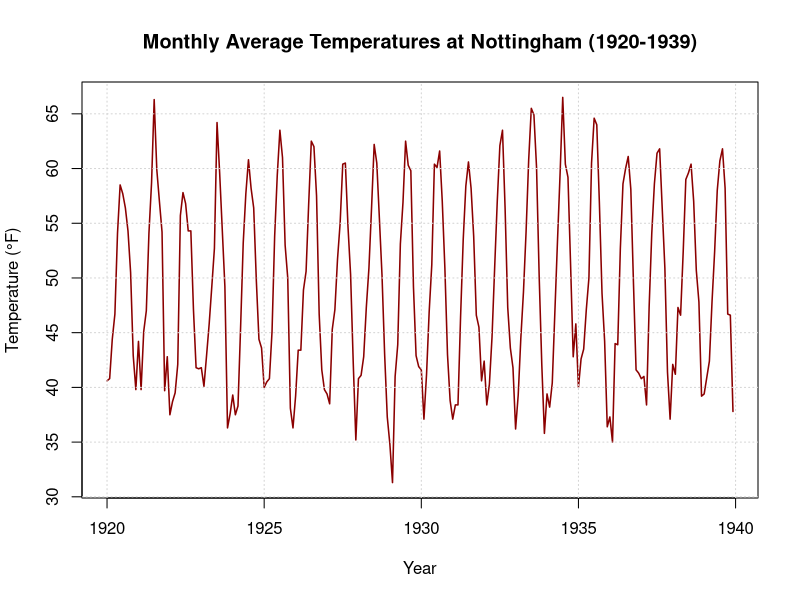
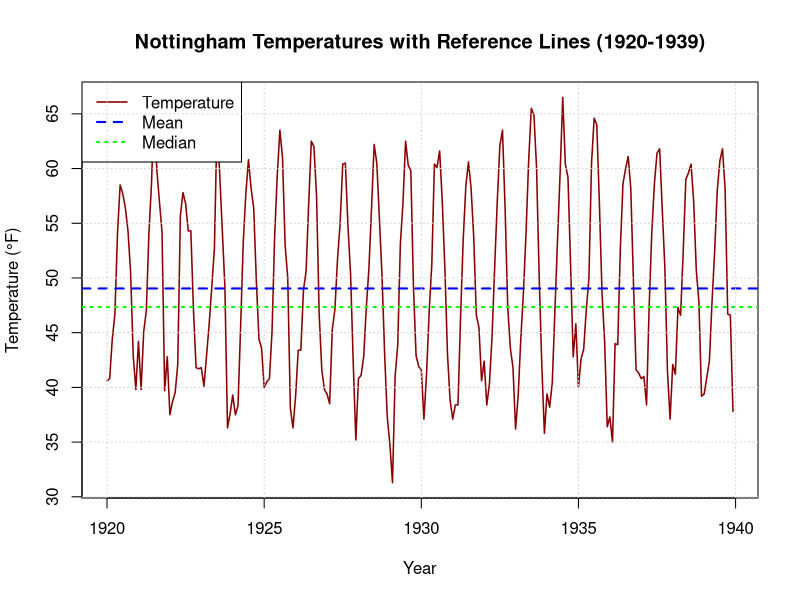
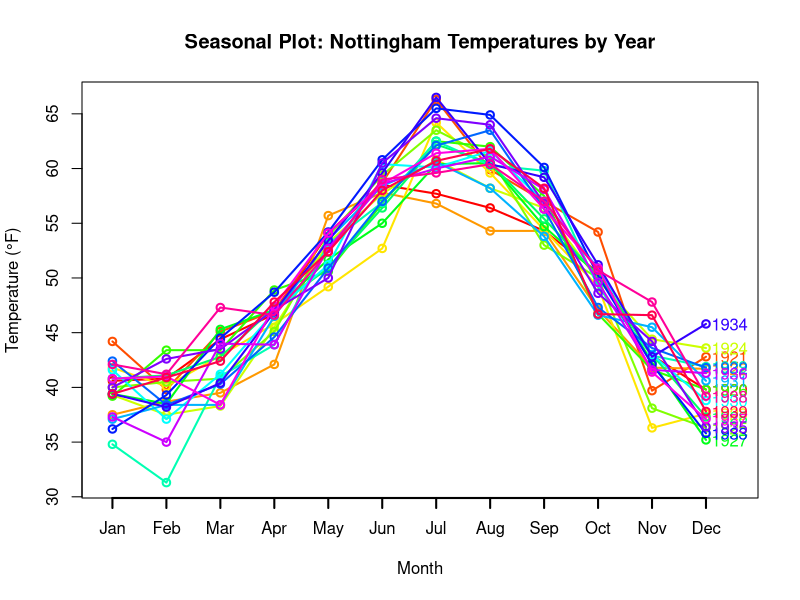
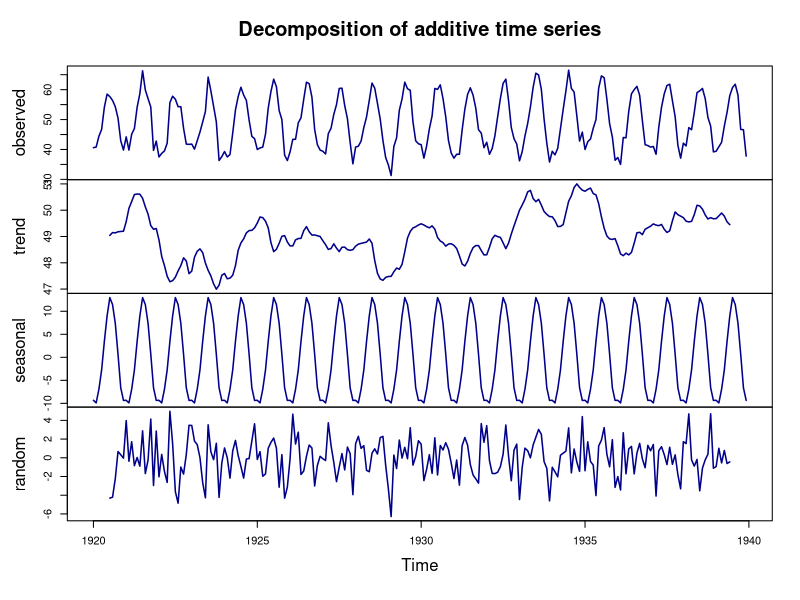

These figures' R source, in order:
# ========== PRACTICAL-2: Nottem Dataset Analysis ==========
cat("PRACTICAL-2: NOTTEM DATASET ANALYSIS\n")
cat(rep("=", 70), "\n\n")

# ------------------------------------------------------------
# (a) Load the library containing Nottem dataset
# ------------------------------------------------------------
cat("(a) LOADING REQUIRED LIBRARY\n")
cat(rep("-", 50), "\n\n")

cat("1. Loading the datasets package...\n")
library(datasets)

cat("2. Library 'datasets' loaded successfully\n")
cat("   - Contains many built-in datasets including Nottem\n")
cat("   - No installation required (comes with base R)\n")
cat("   - Other datasets in this package: AirPassengers, mtcars, iris, etc.\n\n")

# ------------------------------------------------------------
# (b) Load Nottem dataset into R environment
# ------------------------------------------------------------
cat("(b) LOADING NOTTEM DATASET\n")
cat(rep("-", 50), "\n\n")

cat("1. Loading Nottem dataset...\n")
data("nottem")

cat("2. Dataset loaded successfully\n")
cat("   - Object name: nottem\n")
cat("   - Type:", class(nottem), "\n")
cat("   - Dataset now available in global environment\n\n")

# ------------------------------------------------------------
# (c) View dataset description and explain characteristics
# ------------------------------------------------------------
cat("(c) DATASET DESCRIPTION AND CHARACTERISTICS\n")
cat(rep("-", 50), "\n\n")

cat("1. Viewing dataset description using help()...\n")
cat("   Command: ?nottem\n")
cat("   (Help documentation opens in separate pane)\n\n")

cat("2. Alternative method: Getting dataset information\n")
cat("   Using str() function to view structure:\n")
str(nottem)
cat("\n")

cat("3. Using summary() for statistical overview:\n")
print(summary(nottem))
cat("\n")

cat("4. Viewing first few observations:\n")
cat("   First 12 months (1920):\n")
print(window(nottem, start = c(1920, 1), end = c(1920, 12)))
cat("\n")

cat("5. KEY CHARACTERISTICS OF THE DATA:\n")
cat("   a) Content: Average monthly air temperatures\n")
cat("   b) Location: Nottingham, England\n")
cat("   c) Time period: January 1920 to December 1939\n")
cat("   d) Duration: 20 years of monthly observations\n")
cat("   e) Unit of measurement: Degrees Fahrenheit\n")
cat("   f) Total observations: 240 (12 months × 20 years)\n")
cat("   g) Type: Time series object (ts class)\n")
cat("   h) Source: Original meteorological records\n\n")

# ------------------------------------------------------------
# (d) Explain nature of data in terms of sampling frequency
# ------------------------------------------------------------
cat("(d) SAMPLING FREQUENCY ANALYSIS\n")
cat(rep("-", 50), "\n\n")

cat("1. Checking frequency of the time series:\n")
freq <- frequency(nottem)
cat("   Frequency:", freq, "\n\n")

cat("2. EXPLANATION OF SAMPLING FREQUENCY:\n")
cat("   - Frequency = 12 indicates MONTHLY data\n")
cat("   - Data collected once per month for 20 years\n")
cat("   - Regular time intervals: January, February, ..., December\n")
cat("   - Complete annual cycles: 20 full years\n\n")

cat("3. Time period details:\n")
cat("   - Start:", start(nottem), "(January 1920)\n")
cat("   - End:", end(nottem), "(December 1939)\n")
cat("   - Total months:", length(nottem), "\n")
cat("   - Complete years: 20 years (1920-1939)\n\n")

cat("4. Implications of monthly frequency:\n")
cat("   - Allows detection of SEASONAL patterns\n")
cat("   - Can analyze monthly variations within years\n")
cat("   - Suitable for seasonal decomposition\n")
cat("   - Enables year-over-year comparisons\n")
cat("   - Higher resolution than annual or quarterly data\n")

# ------------------------------------------------------------
# (e) Plot time series and write observations
# ------------------------------------------------------------
cat("\n\n(e) TIME SERIES PLOT AND OBSERVATIONS\n")
cat(rep("-", 50), "\n\n")

cat("1. Creating basic time series plot...\n")
plot(nottem, 
     main = "Monthly Average Temperatures at Nottingham (1920-1939)",
     ylab = "Temperature (°F)",
     xlab = "Year",
     col = "darkred", 
     lwd = 1.5,
     type = "l")
grid()

cat("2. Adding reference lines for better interpretation...\n")
plot(nottem, 
     main = "Nottingham Temperatures with Reference Lines (1920-1939)",
     ylab = "Temperature (°F)",
     xlab = "Year",
     col = "darkred", 
     lwd = 1.5,
     type = "l")
abline(h = mean(nottem), col = "blue", lty = 2, lwd = 2)
abline(h = median(nottem), col = "green", lty = 3, lwd = 2)
legend("topleft", 
       legend = c("Temperature", "Mean", "Median"), 
       col = c("darkred", "blue", "green"), 
       lty = c(1, 2, 3),
       lwd = c(1.5, 2, 2),
       bg = "white")
grid()

cat("3. Creating seasonal plot to visualize patterns...\n")
library(forecast)
seasonplot(nottem, 
           main = "Seasonal Plot: Nottingham Temperatures by Year",
           ylab = "Temperature (°F)",
           xlab = "Month",
           year.labels = TRUE,
           col = rainbow(20),
           lwd = 2)

cat("\n4. KEY OBSERVATIONS ABOUT DATA PATTERN:\n")

cat("   a) SEASONAL PATTERN:\n")
cat("      - Clear annual cycle visible\n")
cat("      - Peaks in summer months (June-August)\n")
cat("      - Troughs in winter months (December-February)\n")
cat("      - Consistent seasonal pattern across all 20 years\n\n")

cat("   b) TREND COMPONENT:\n")
cat("      - No obvious long-term trend\n")
cat("      - Temperatures relatively stable over 20-year period\n")
cat("      - Minor year-to-year variations\n")
cat("      - No evidence of warming or cooling trend\n\n")

cat("   c) VARIABILITY:\n")
cat("      - Temperature range: ~25°F to ~65°F\n")
cat("      - Summer temperatures more variable than winter\n")
cat("      - Some years warmer/colder than others\n")
cat("      - Consistent annual temperature range\n\n")

cat("   d) ABNORMALITIES/OUTLIERS:\n")
cat("      - No extreme outliers visible\n")
cat("      - Consistent seasonal envelope\n")
cat("      - Minor deviations from normal pattern\n")
cat("      - Possibly cooler years in early 1920s\n\n")

cat("   e) STATISTICAL CHARACTERISTICS:\n")
cat("      - Mean temperature:", round(mean(nottem), 1), "°F\n")
cat("      - Median temperature:", round(median(nottem), 1), "°F\n")
cat("      - Standard deviation:", round(sd(nottem), 2), "°F\n")
cat("      - Temperature range:", round(range(nottem)[1], 1), "to", 
    round(range(nottem)[2], 1), "°F\n")

# ------------------------------------------------------------
# ADDITIONAL ANALYSIS
# ------------------------------------------------------------
cat("\n\n", rep("-", 50), "\n", sep="")
cat("ADDITIONAL TIME SERIES ANALYSIS\n")
cat(rep("-", 50), "\n\n")

cat("1. Decomposing time series into components...\n")
nottem_decomp <- decompose(nottem)

cat("2. Plotting decomposition...\n")
plot(nottem_decomp, 
     col = "darkblue",
     lwd = 1.5)

cat("3. Interpretation of decomposition:\n")
cat("   - Seasonal component: Strong, consistent annual pattern\n")
cat("   - Trend component: Minimal, nearly flat\n")
cat("   - Random component: Small residuals\n")
cat("   - Conclusion: Data is dominantly SEASONAL\n")

# ------------------------------------------------------------
# SUMMARY
# ------------------------------------------------------------
cat("\n\n", rep("=", 70), "\n", sep="")
cat("SUMMARY AND CONCLUSIONS\n")
cat(rep("=", 70), "\n\n")

cat("DATA OVERVIEW:\n")
cat("   - Dataset: Nottem (Monthly temperatures at Nottingham)\n")
cat("   - Period: 1920-1939 (20 years)\n")
cat("   - Frequency: Monthly (12 observations per year)\n")
cat("   - Total observations: 240\n\n")

cat("KEY FINDINGS:\n")
cat("1. Data Characteristics:\n")
cat("   - Strong seasonal pattern dominates\n")
cat("   - No significant long-term trend\n")
cat("   - Temperature range: 25-65°F\n")
cat("   - Consistent annual cycles across 20 years\n\n")

cat("2. Meteorological Insights:\n")
cat("   - Typical temperate climate pattern\n")
cat("   - Stable climate during 1920-1939 period\n")
cat("   - Seasonal variation of ~40°F annually\n")
cat("   - Summer peaks around 60-65°F\n")
cat("   - Winter lows around 25-30°F\n\n")

cat("3. Statistical Observations:\n")
cat("   - Mean annual temperature: ~49°F\n")
cat("   - Regular seasonal fluctuations\n")
cat("   - Minimal random variation\n")
cat("   - High predictability due to strong seasonality\n\n")

cat("4. Practical Implications:\n")
cat("   - Excellent example of seasonal time series\n")
cat("   - Suitable for seasonal decomposition methods\n")
cat("   - Useful for teaching time series analysis\n")
cat("   - Demonstrates climate stability in historical period\n")
cat(rep("=", 70), "\n")
